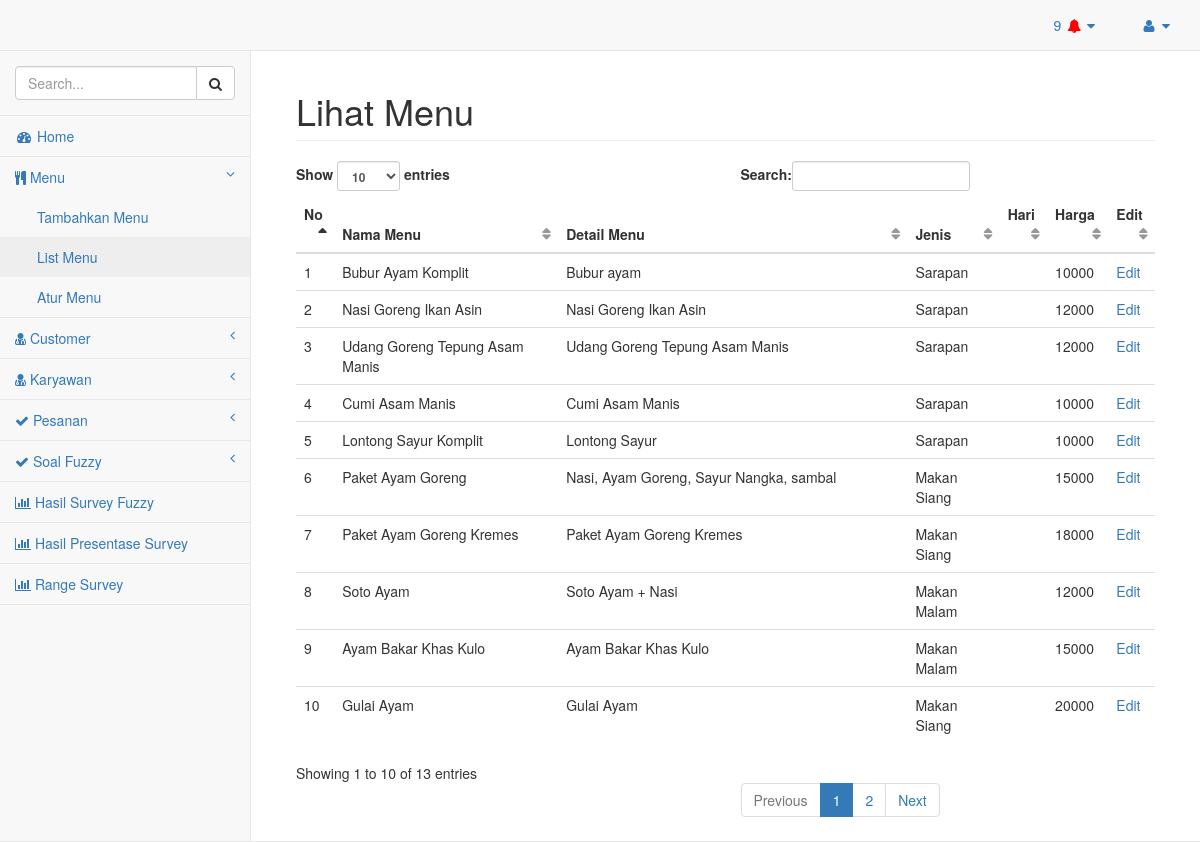
The page /Admin/lihat_menu.php on the database its author committed.
### tables this page shows
CREATE TABLE IF NOT EXISTS `menu` (
  `id_menu` varchar(10) NOT NULL,
  `nama_paket` text,
  `detail_menu` varchar(100) NOT NULL,
  `Jenis` varchar(11) NOT NULL,
  `lama_buat` varchar(50) NOT NULL,
  `tgl` datetime NOT NULL,
  `harga` int(11) NOT NULL,
  `gambar` text NOT NULL
);

### Admin/lihat_menu.php (the view, shortened to what this page needs)
<!DOCTYPE html>
<?php
include('../konek.php');
?>
<html lang="en">
<head>
    <link href="../bower_components/bootstrap/dist/css/bootstrap.min.css" rel="stylesheet">
    <link href="../bower_components/metisMenu/dist/metisMenu.min.css" rel="stylesheet">
    <link href="../dist/css/sb-admin-2.css" rel="stylesheet">
    <link href="../bower_components/font-awesome/css/font-awesome.min.css" rel="stylesheet" type="text/css">
</head>
<body>
	<div id="wrapper">
		<nav class="navbar navbar-default navbar-static-top" role="navigation" style="margin-bottom: 0">
			<div class="navbar-header">
                <a class="navbar-brand" href="index.html">Selamat Datang <?php  ?></a>
			</div>
			<?php include('dropdown_admin.php'); ?>
        <div id="page-wrapper">
            <div class="container-fluid">
                <div class="row">
                    <div class="col-lg-12">
                        <h1 class="page-header">Lihat Menu </h1>
							<table class="table" id="dataTables-example">
								<thead>
									<tr>
										<th>No</th>
										<th>Nama Menu</th>
										<th>Detail Menu</th>
										<th>Jenis</th>
										<th>Hari</th>
										<th>Harga</th>
										<th>Edit</th>
									</tr>
								</thead>
								<tbody>
									<?php
									$sql ="select * from menu";
									$hasil = mysqli_query($konek, $sql);
									$no=1;
									while($data = mysqli_fetch_assoc($hasil))
									{
										echo "
										<tr>
											<td>$no</td>
											<td>$data[nama_paket]</td>
											<td>$data[detail_menu]</td>
											<td>$data[Jenis]</td>
											<td>$data[Hari]</td>
											<td>$data[harga]</td>
											<td><a href='edit_menu.php?id_menu=$data[id_menu]'>Edit</a></td>
										</tr>
										";
									$no++;
									}
								?>
								</tbody>
							</table>
                    </div>
                </div>
            </div>
        </div>
	</div>
</body>
</html>

### Depan/css/tabel/sb-admin-2.css (style rules this page uses)
body { background-color: #f8f8f8; }
#wrapper { width: 100%; }
#page-wrapper { padding: 0 15px; min-height: 568px; background-color: #fff; }
@media (min-width:768px) { #page-wrapper { position: inherit; margin: 0 0 0 250px; padding: 0 30px; border-left: 1px solid #e7e7e7; } }
table.dataTable thead .sorting, table.dataTable thead .sorting_asc, table.dataTable thead .sorting_desc, table.dataTable thead .sorting_asc_disabled, table.dataTable thead .sorting_desc_disabled { background: 0 0; }
table.dataTable thead .sorting_asc:after { content: "\f0de"; float: right; font-family: fontawesome; }
table.dataTable thead .sorting:after { content: "\f0dc"; float: right; font-family: fontawesome; color: rgba(50,50,50,.5); }

### rows shown on the page
menu: nama_paket "Bubur Ayam Komplit", detail_menu "Bubur ayam", Jenis "Sarapan", harga "10000"
menu: nama_paket "Nasi Goreng Ikan Asin", detail_menu "Nasi Goreng Ikan Asin", Jenis "Sarapan", harga "12000"
menu: nama_paket "Udang Goreng Tepung Asam Manis", detail_menu "Udang Goreng Tepung Asam Manis", Jenis "Sarapan", harga "12000"
menu: nama_paket "Cumi Asam Manis", detail_menu "Cumi Asam Manis", Jenis "Sarapan", harga "10000"
menu: nama_paket "Lontong Sayur Komplit", detail_menu "Lontong Sayur", Jenis "Sarapan", harga "10000"
menu: nama_paket "Paket Ayam Goreng", detail_menu "Nasi, Ayam Goreng, Sayur Nangka, sambal", Jenis "Makan Siang", harga "15000"
menu: nama_paket "Paket Ayam Goreng Kremes", detail_menu "Paket Ayam Goreng Kremes", Jenis "Makan Siang", harga "18000"
menu: nama_paket "Soto Ayam", detail_menu "Soto Ayam + Nasi", Jenis "Makan Malam", harga "12000"
menu: nama_paket "Ayam Bakar Khas Kulo", detail_menu "Ayam Bakar Khas Kulo", Jenis "Makan Malam", harga "15000"
menu: nama_paket "Gulai Ayam", detail_menu "Gulai Ayam", Jenis "Makan Siang", harga "20000"

### other values the page prints
$jumlah_notif "9"
